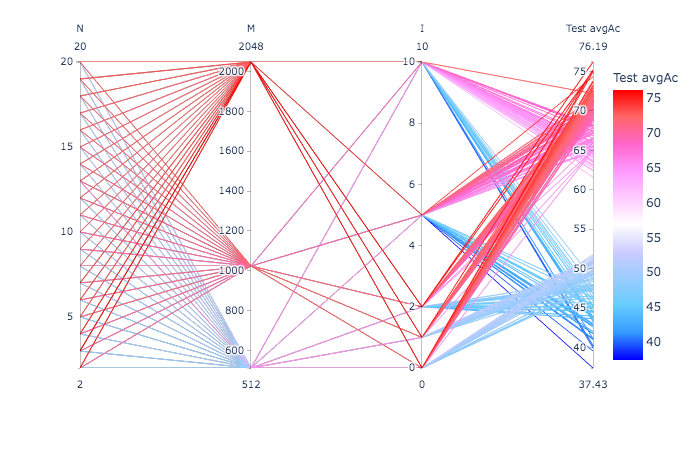

The script that drew this image:
import pandas as pd
import plotly.express as px


def do_plot(csv_filename):
    summary = pd.read_csv(csv_filename)

    # the regular hmm-generated:
    if csv_filename == 'summary.csv':
        selection = summary[['N', 'M', 'I', 'Test avgAc']]

    # ad hoc for other tests:
    elif csv_filename == 'nb-summary.csv':
        selection = summary[['M', 'Test avgAc']]

    else:
        print('unrecognized file: {}'.format(csv_filename))
        return

    fig = px.parallel_coordinates(selection,
                                  color='Test avgAc',
                                  color_continuous_scale=px.colors.diverging.Picnic
                                  )

    # fig.write_image('summary-parallel.png')
    fig.show()


if __name__ == "__main__":
    import sys
    if len(sys.argv) == 2:
        do_plot(sys.argv[1])
    else:
        print('USAGE: summary-parallel.py <csv-filename>')
